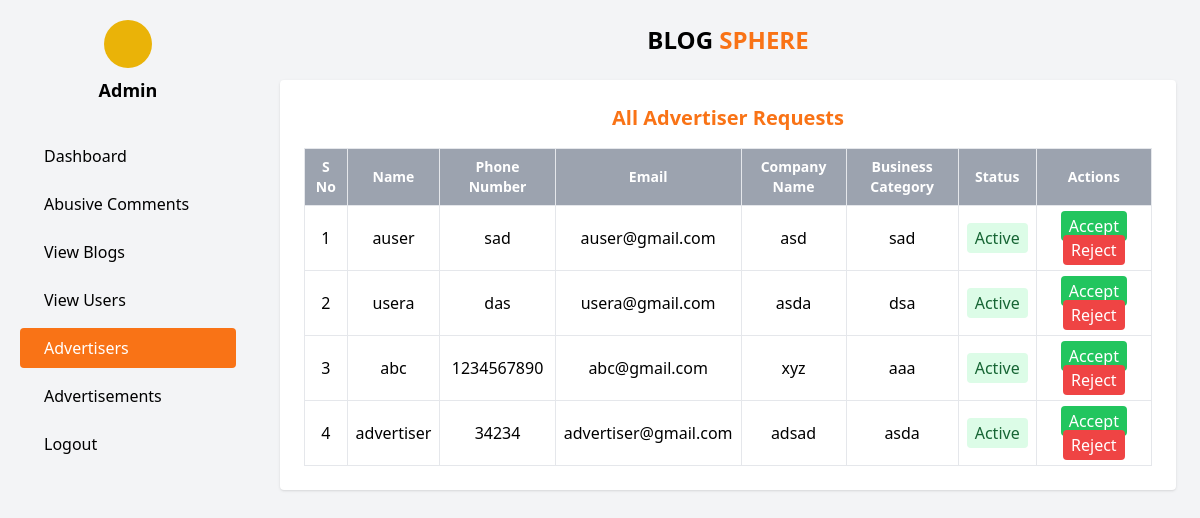
The page /admin_panel/admin/advertisers/ (signed in) on the database as committed earlier.
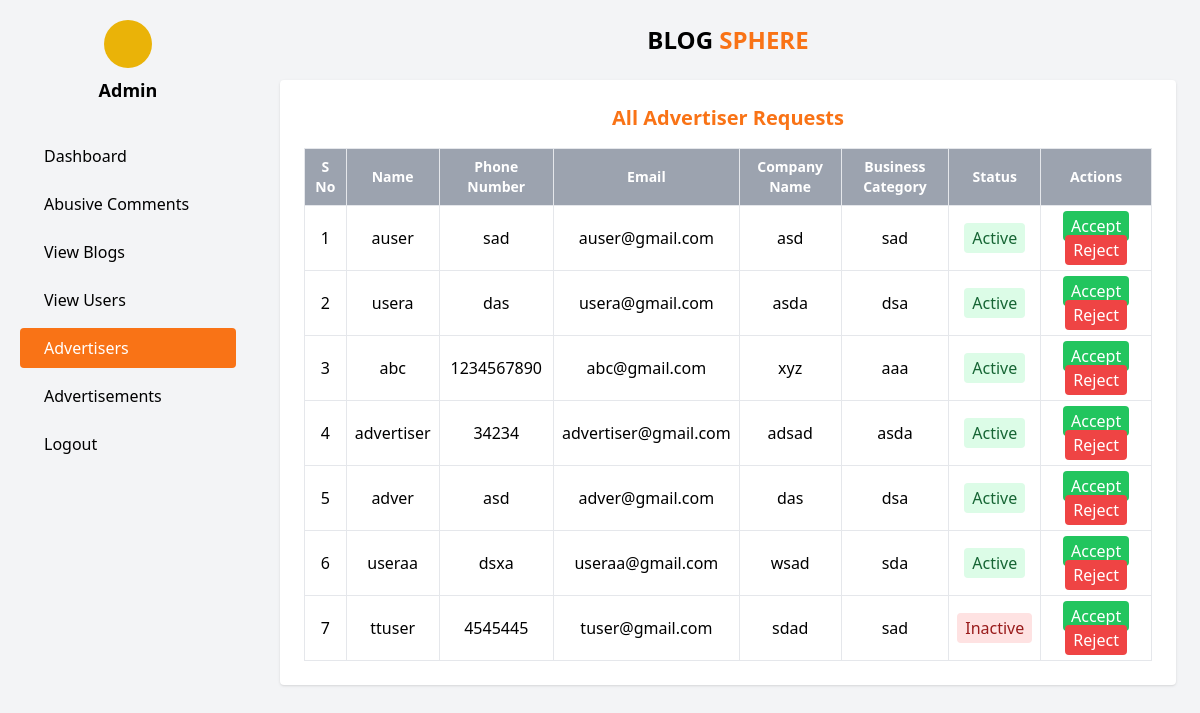
The same page on the database as committed later.
### account/models.py (models this page shows)
class User(AbstractUser):
    USER_TYPE_CHOICES = (
        ('normal', 'Normal User'),
        ('advertiser', 'Advertiser'),
    )
    user_type = models.CharField(max_length=20, choices=USER_TYPE_CHOICES, default='normal')

### advertisers/models.py (models this page shows, shortened)
class Advertiser(models.Model):
    user = models.OneToOneField(User, on_delete=models.CASCADE)
    business_name = models.CharField(max_length=255)
    business_type = models.CharField(max_length=255)
    contact_number = models.CharField(max_length=20)
    address = models.CharField(max_length=255)
    profile_image = models.ImageField(upload_to='advertiser_profiles/', null=True, blank=True)

### admin_panel/views.py (the view)
# urls.py: path('admin/advertisers/', views.all_advertisers_view, name='all_advertisers'),
@never_cache
@user_passes_test(is_admin)
@login_required
def all_advertisers_view(request):
    advertisers = User.objects.filter(user_type='advertiser')
    return render(request, 'admin_panel/advertiser_requests.html', {'advertisers': advertisers})

### admin_panel/views.py (called while the page is built)
def is_admin(user):
    return user.is_superuser

### admin_panel/templates/admin_panel/advertiser_requests.html (shortened to what this page needs)
{% extends "admin_base.html" %}
{% block content %}
<div class="bg-white p-6 shadow rounded">
  <h2 class="text-xl font-semibold text-orange-500 mb-4">All Advertiser Requests</h2>
  <table class="w-full border-collapse border border-gray-200">
    <thead>
      <tr class="bg-gray-400 text-white text-sm">
        <th class="border p-2">S No</th>
        <th class="border p-2">Name</th>
        <th class="border p-2">Phone Number</th>
        <th class="border p-2">Email</th>
        <th class="border p-2">Company Name</th>
        <th class="border p-2">Business Category</th>
        <th class="border p-2">Status</th>
        <th class="border p-2">Actions</th>
      </tr>
    </thead>
    <tbody>
      {% for advertiser in advertisers %}
      <tr class="text-center">
        <td class="border p-2">{{ forloop.counter }}</td>
            <td class="border p-2">{{ advertiser.username }}</td>
            <td class="border p-2">{{ advertiser.advertiser.contact_number }}</td>
            <td class="border p-2">{{ advertiser.email }}</td>
            <td class="border p-2">{{ advertiser.advertiser.business_name }}</td>
            <td class="border p-2">{{ advertiser.advertiser.business_type }}</td>
            <td class="border p-2">
              {% if advertiser.is_active %}
                <span class="bg-green-100 text-green-800 px-2 py-1 rounded">Active</span>
              {% else %}
                <span class="bg-red-100 text-red-800 px-2 py-1 rounded">Inactive</span>
              {% endif %}
            </td>
        <td class="border p-2">
          <form action="" method="post" class="inline">
            <a href="{% url 'approve_advertiser' advertiser.id %}" class="bg-green-500 text-white px-2 py-1 rounded">Accept</a>
          </form>
          <form action="" method="post" class="inline">
            <a href="{% url 'reject_advertiser' advertiser.id %}" class="bg-red-500 text-white px-2 py-1 rounded">Reject</a>
          </form>
        </td>
      </tr>
      {% empty %}
      <tr>
        <td colspan="7" class="p-4 text-center text-gray-500">No advertiser requests found.</td>
      </tr>
      {% endfor %}
    </tbody>
  </table>
</div>
{% endblock %}

### templates/admin_base.html (shortened to what this page needs)
{% load static %}
<!DOCTYPE html>
<html lang="en">
  <head>
    <script src="https://cdn.tailwindcss.com"></script>
  </head>
  <body class="bg-gray-100">
    <div class="flex h-screen">
      <aside class="w-64 p-5">
        <div class="flex flex-col items-center mb-8">
          <div
            class="w-12 h-12 bg-yellow-500 rounded-full flex items-center justify-center"
          >
          </div>
          <span class="text-lg font-semibold mt-2">Admin</span>
        </div>
        <nav>
          <a
            href="{% url 'admin_dashboard' %}"
            class="flex items-center py-2 px-4 rounded mb-2 {% if request.resolver_match.view_name == 'admin_dashboard' %} bg-orange-500 text-white {% else %} hover:bg-gray-300 {% endif %}"
          >
             Dashboard
          </a>
          <a
            href="{% url 'abusive_comments' %}"
            class="flex items-center py-2 px-4 rounded mb-2 {% if request.resolver_match.view_name == 'abusive_comments' %} bg-orange-500 text-white {% else %} hover:bg-gray-300 {% endif %}"
          >
             Abusive Comments
          </a>
          <a
            href="{% url 'all_posts' %}"
            class="flex items-center py-2 px-4 rounded mb-2 {% if request.resolver_match.view_name == 'all_posts' %} bg-orange-500 text-white {% else %} hover:bg-gray-300 {% endif %}"
          >
             View Blogs
          </a>
          <a
            href="#"
            class="flex items-center py-2 px-4 rounded mb-2 {% if request.resolver_match.view_name == 'all_users' %} bg-orange-500 text-white {% else %} hover:bg-gray-300 {% endif %}"
          >
             View Users
          </a>
          <a
            href="{% url 'all_advertisers' %}"
            class="flex items-center py-2 px-4 rounded mb-2 {% if request.resolver_match.view_name == 'all_advertisers' %} bg-orange-500 text-white {% else %} hover:bg-gray-300 {% endif %}"
          >
             Advertisers
          </a>
          <a
            href="#"
            class="flex items-center py-2 px-4 rounded mb-2 {% if request.resolver_match.view_name == 'all_advertisements' %} bg-orange-500 text-white {% else %} hover:bg-gray-300 {% endif %}"
          >
             Advertisements
          </a>
          <a
            href="{% url 'logout' %}"
            class="flex items-center py-2 px-4 rounded mb-2 hover:bg-gray-300"
          >
             Logout
          </a>
        </nav>
      </aside>
        <main class="flex-1 p-6 text-center">
            <h1 class="text-2xl font-bold mb-6 text-center mx-auto font-semibold">
            BLOG <span class="text-orange-500 font-semibold">SPHERE</span>
            </h1>
            {% block content %}
            {% endblock content %}
        </main>
    </div>
</body>
</html>

Rows that differ between the two databases and show on the page:
added User: username "adver", advertiser.contact_number "asd", email "adver@gmail.com", advertiser.business_name "das", advertiser.business_type "dsa", is_active "Active"
added User: username "useraa", advertiser.contact_number "dsxa", email "useraa@gmail.com", advertiser.business_name "wsad", advertiser.business_type "sda", is_active "Active"
added User: username "ttuser", advertiser.contact_number "4545445", email "tuser@gmail.com", advertiser.business_name "sdad", advertiser.business_type "sad", is_active "Inactive"
